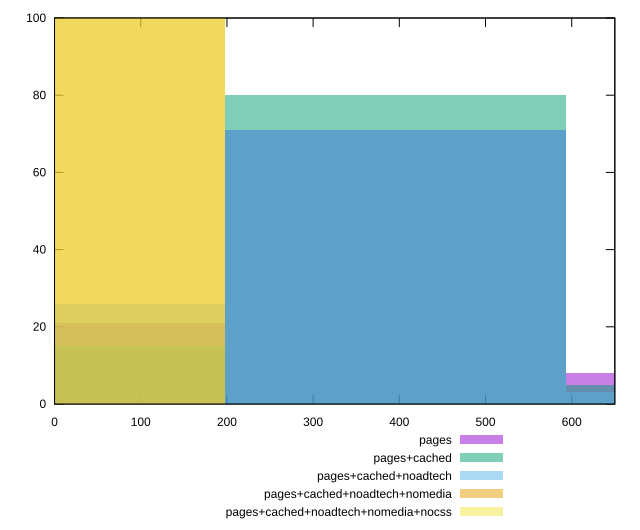

The gnuplot source for this figure:
reset

$pages <<EOF
395.5257492571284 71
0 21
791.0514985142568 8
EOF

$pagesCached <<EOF
0 15
395.5257492571284 80
791.0514985142568 5
EOF

$pagesCachedNoadtech <<EOF
0 26
395.5257492571284 71
791.0514985142568 3
EOF

$pagesCachedNoadtechNomedia <<EOF
0 100
EOF

$pagesCachedNoadtechNomediaNocss <<EOF
0 100
EOF

set key outside below
set boxwidth 395.5257492571284
set xrange [0:650]
set yrange [0:100]
set trange [0:100]
set style fill transparent solid 0.5 noborder
set terminal svg size 640, 530 enhanced background rgb 'white'
set output "report_00015_2021-02-09T16-11-33.973Z/uses-webp-images/comparison/histogram/all_raw.svg"

plot $pages title "pages" with boxes, \
     $pagesCached title "pages+cached" with boxes, \
     $pagesCachedNoadtech title "pages+cached+noadtech" with boxes, \
     $pagesCachedNoadtechNomedia title "pages+cached+noadtech+nomedia" with boxes, \
     $pagesCachedNoadtechNomediaNocss title "pages+cached+noadtech+nomedia+nocss" with boxes

reset
